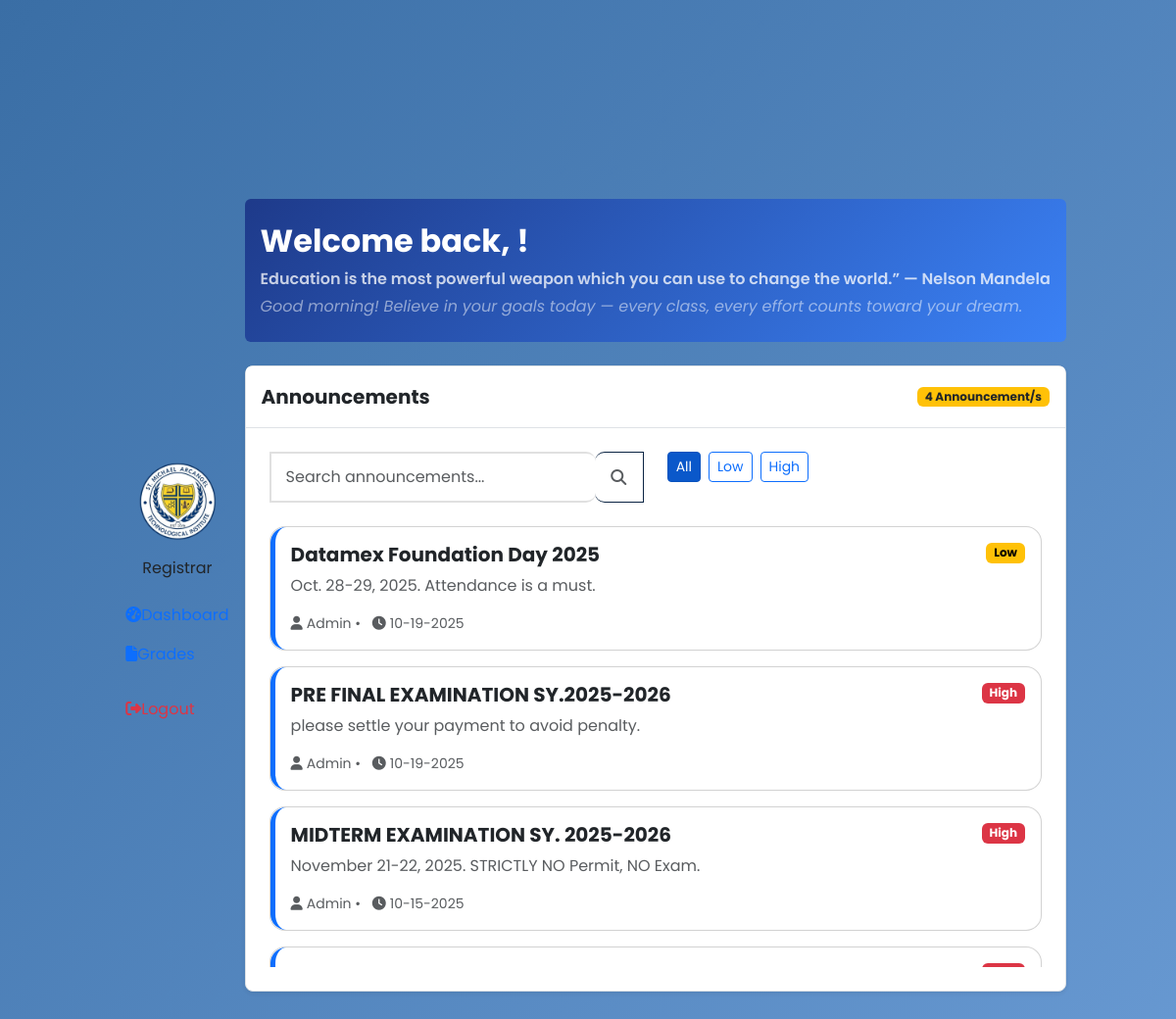
The page /registrar/registrar-dashboard.php on the database its author committed.
### tables this page shows
CREATE TABLE `announcements` (
  `announcement_id` int(11) NOT NULL AUTO_INCREMENT,
  `title` varchar(225) NOT NULL,
  `details` text NOT NULL,
  `type` varchar(225) NOT NULL,
  `createdAt` datetime NOT NULL,
  PRIMARY KEY (`announcement_id`)
);

### registrar/registrar-dashboard.php (the view, shortened to what this page needs)
<!DOCTYPE html>
<html lang="en">
<head>
    <?php include 'includes/header.php'; ?>
</head>
<body>
    <?php
    include('includes/sidebar.php');
    $conn = connectToDB();
    $sql = "SELECT * FROM announcements ORDER BY announcement_id DESC";
    $stmt = $conn->prepare($sql);
    $stmt->execute();
    $result = $stmt->get_result();
    $announcements = [];
    while ($row = $result->fetch_assoc()) {
        $announcements[] = [
            'title' => $row['title'],
            'details' => $row['details'],
            'priority' => $row['type'],
            'date' => new DateTime($row['createdAt'])
        ];
    }
    ?>
    <main class="main-content">
        <div class="card border-0 text-white mb-4" style="background: linear-gradient(135deg, #1e3a8a, #3b82f6);">
            <div class="card-body py-4">
                <div class="row align-items-center">
                    <div class="col-12">
                        <h1 class="card-title h2 mb-2 fw-bold">Welcome back, <?php echo $_SESSION['username'] ?>!</h1>
                        <p class="card-text mb-1 opacity-75 fw-semibold">Education is the most powerful weapon which you can use to change the world.” — Nelson Mandela</p>
                        <p class="card-text mb-0 opacity-50 fst-italic">Good morning! Believe in your goals today — every class, every effort counts toward your dream.</p>
                    </div>
                </div>
            </div>
        </div>
        <div class="col-12">
            <div class="card border rounded-3 shadow-sm">
                <div class="card-header bg-white border-bottom py-3">
                    <div class="d-flex justify-content-between align-items-center">
                        <span class="fw-bold fs-5">Announcements</span>
                        <span class="badge bg-warning text-dark" data-badge-type="announcements-count"></span>
                    </div>
                </div>
                <div class="card-body p-4">
                    <div class="row mb-4">
                        <div class="col-md-6 mb-3 mb-md-0">
                            <div class="input-group">
                                <input type="text" class="form-control border-end-0" id="searchAnnouncements" placeholder="Search announcements...">
                                <span class="input-group-text bg-white border-start-0">
                                    <i class="fas fa-search text-muted"></i>
                                </span>
                            </div>
                        </div>
                        <div class="col-md-6">
                            <div class="d-flex flex-wrap gap-2" id="announcementsFilterButtons">
                                <button class="btn btn-sm btn-primary announcements-filter-btn active" data-announcement-filter="all">All</button>
                                <button class="btn btn-sm btn-outline-primary announcements-filter-btn" data-announcement-filter="low">Low</button>
                                <button class="btn btn-sm btn-outline-primary announcements-filter-btn" data-announcement-filter="high">High</button>
                            </div>
                        </div>
                    </div>
                    <div class="flex-grow-1 overflow-auto" id="announcementsListContainer" style="max-height:450px;">
                        <?php foreach ($announcements as $announcement): ?>
                            <?php
                            $badge_class = '';
                            switch ($announcement['priority']) {
                                case 'Low':
                                    $badge_class = 'bg-warning text-black';
                                    break;
                                case 'High':
                                    $badge_class = 'bg-danger text-white';
                                    break;
                            }
                            ?>
                            <div class="card mb-3 rounded-4 card-announcements"
                                data-announcement-title="<?php echo strtolower($announcement['title']); ?>"
                                data-announcement-priority="<?php echo strtolower($announcement['priority']); ?>">
                                <div class="card-body border-start border-5 rounded-4 border-primary">
                                    <div class="d-flex justify-content-between align-items-start mb-2">
                                        <h5 class="card-title mb-0 fw-bold announcement-title"><?php echo $announcement['title'] ?></h5>
                                        <div class="d-flex gap-1">
                                            <span class="badge <?php echo $badge_class; ?>"><?php echo $announcement['priority'] ?></span>
                                        </div>
                                    </div>
                                    <p class="card-text text-muted mb-3"><?php echo $announcement['details'] ?></p>
                                    <div class="d-flex justify-content-between align-items-center">
                                        <small class="text-muted">
                                            <i class="fas fa-user me-1"></i>Admin •
                                            <i class="fas fa-clock me-1 ms-2"></i><?php echo $announcement['date']->format('m-d-Y') ?>
                                        </small>
                                    </div>
                                </div>
                            </div>
                        <?php endforeach; ?>
                    </div>
                </div>
            </div>
        </div>
    </main>
</body>
</html>

### registrar/css/sidebar.css (style rules this page uses)
.main-content { position: relative; z-index: 1; }
.main-content button, .main-content input, .main-content select, .main-content textarea, .main-content .btn, .main-content a { position: relative; z-index: 2; }
.card, .table, form { position: relative; z-index: 2; }

### style.css (style rules this page uses)
:root { --navy-blue: #0a2342; --gold: #d4af37; --light-gold: #f1e5ac; --cream: #f9f7f1; --dark-blue: #051a38; --light-blue: #1c3d6b; --success-green: #28a745; --error-red: #dc3545; --teacher-blue: #2c5f9b; --teacher-light: #4a7fc1; --student-blue: #3a6ea5; --student-light: #6a9bd4; }
* { margin: 0; padding: 0; box-sizing: border-box; font-family: "Poppins", sans-serif; }
body { background: linear-gradient( 135deg, var(--student-blue) 0%, var(--student-light) 100% ); min-height: 100vh; display: flex; align-items: center; justify-content: center; padding: 20px; overflow-x: hidden; transition: all 1.2s cubic-bezier(0.25, 0.46, 0.45, 0.94); position: relative; }
body::before { content: ""; position: absolute; top: 0; left: 0; width: 100%; height: 100%; background: inherit; z-index: -1; transition: all 1.2s cubic-bezier(0.25, 0.46, 0.45, 0.94); }
.form-control { border: 2px solid #e0e0e0; border-radius: 10px; padding: 12px 15px; font-size: 1rem; transition: all 0.3s; }
.input-group-text { background-color: var(--light-blue); border-color: var(--navy-blue); color: white; min-width: 50px; justify-content: center; border-radius: 10px 0 0 10px !important; }
.input-group .form-control { border-radius: 0 10px 10px 0 !important; }

### rows shown on the page
announcements: title "Datamex Foundation Day 2025", type "Low", details "Oct. 28-29, 2025. Attendance is a must.", format "10-19-2025"
announcements: title "PRE FINAL EXAMINATION SY.2025-2026", type "High", details "please settle your payment to avoid penalty.", format "10-19-2025"
announcements: title "MIDTERM EXAMINATION SY. 2025-2026", type "High", details "November 21-22, 2025. STRICTLY NO Permit, NO Exam.", format "10-15-2025"
